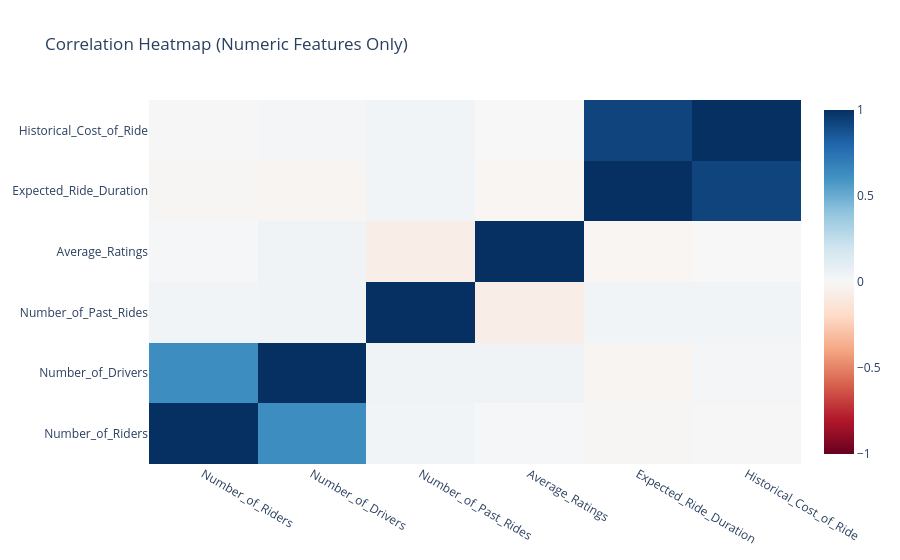

Notebook code for this chart:
### Code cell
import plotly.graph_objects as go

fig = go.Figure(
    go.Heatmap(
    x = correlation_matrix.columns,
    y = correlation_matrix.columns,
    z = correlation_matrix.values,
    colorscale='RdBu',
    zmin = -1,
    zmax = 1
    )
)

fig.update_layout(title='Correlation Heatmap (Numeric Features Only)')
fig.show()

### Figure 1 — Plotly figure (JSON) as saved in the notebook; plotly's stock layout.template omitted (floating-point values rounded to 4 significant figures)
{"data": [{"colorscale": [[0, "rgb(103,0,31)"], [0.1, "rgb(178,24,43)"], [0.2, "rgb(214,96,77)"], [0.3, "rgb(244,165,130)"], [0.4, "rgb(253,219,199)"], [0.5, "rgb(247,247,247)"], [0.6, "rgb(209,229,240)"], [0.7, "rgb(146,197,222)"], [0.8, "rgb(67,147,195)"], [0.9, "rgb(33,102,172)"], [1, "rgb(5,48,97)"]], "type": "heatmap", "x": ["Number_of_Riders", "Number_of_Drivers", "Number_of_Past_Rides", "Average_Ratings", "Expected_Ride_Duration", "Historical_Cost_of_Ride"], "y": ["Number_of_Riders", "Number_of_Drivers", "Number_of_Past_Rides", "Average_Ratings", "Expected_Ride_Duration", "Historical_Cost_of_Ride"], "z": [[1.0, 0.627, 0.02927, 0.008572, -0.01586, 0.005826], [0.627, 1.0, 0.03966, 0.0412, -0.02442, 0.01708], [0.02927, 0.03966, 1.0, -0.06473, 0.03068, 0.03586], [0.008572, 0.0412, -0.06473, 1.0, -0.01697, -0.001063], [-0.01586, -0.02442, 0.03068, -0.01697, 1.0, 0.9275], [0.005826, 0.01708, 0.03586, -0.001063, 0.9275, 1.0]], "zmax": 1, "zmin": -1}], "layout": {"title": {"text": "Correlation Heatmap (Numeric Features Only)"}}}
